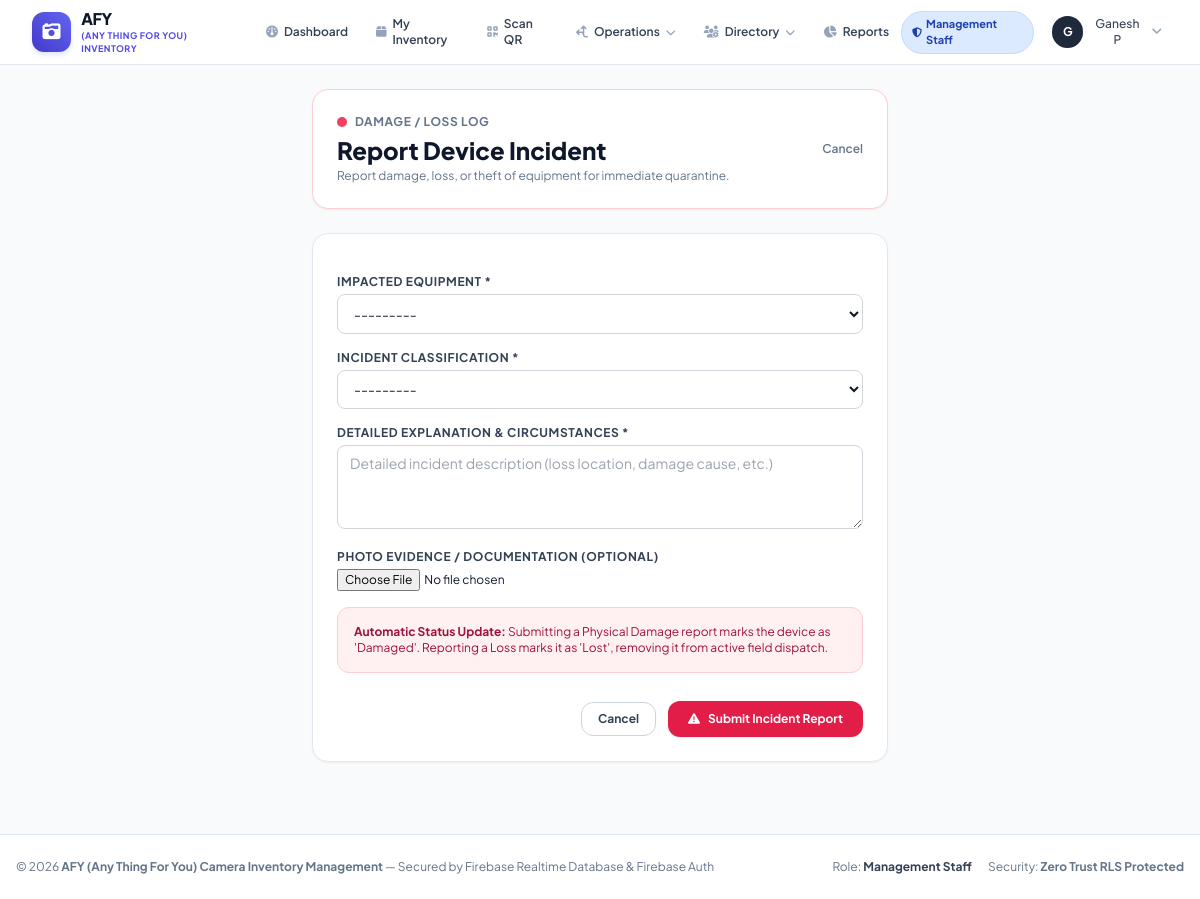
Screenshot of /incidents/report/ (signed in) with the database file from the repository.
### inventory/models.py (models this page shows, shortened)
class User(AbstractUser):
    ROLE_CHOICES = [
        ('ADMIN', 'Admin'),
        ('MANAGEMENT', 'Management Staff'),
        ('POSTMAN', 'Postman / Field Collector'),
    ]
    REQUESTED_ROLE_CHOICES = [
        ('MANAGEMENT', 'Management Staff'),
        ('POSTMAN', 'Postman / Field Collector'),
    ]
    APPROVAL_CHOICES = [
        ('PENDING', 'Pending Approval'),
        ('APPROVED', 'Approved'),
        ('REJECTED', 'Rejected'),
        ('DEACTIVATED', 'Deactivated'),
    ]
    role = models.CharField(max_length=20, choices=ROLE_CHOICES, default='POSTMAN')
    requested_role = models.CharField(max_length=20, choices=REQUESTED_ROLE_CHOICES, default='POSTMAN')
    approval_status = models.CharField(max_length=20, choices=APPROVAL_CHOICES, default='APPROVED', db_index=True)
    is_profile_completed = models.BooleanField(default=True)
    email_verified = models.BooleanField(default=True)
    firebase_uid = models.CharField(max_length=128, blank=True, null=True, unique=True, db_index=True)
    profile_photo = models.ImageField(upload_to='profiles/', blank=True, null=True)
    phone = models.CharField(max_length=20, blank=True, default='', validators=[validate_indian_mobile])
    email = models.EmailField(blank=True, validators=[validate_email_address])
    address = models.TextField(blank=True, default='')
    work_location = models.CharField(max_length=255, blank=True, default='')
    work_latitude = models.DecimalField(max_digits=9, decimal_places=6, null=True, blank=True)
    work_longitude = models.DecimalField(max_digits=9, decimal_places=6, null=True, blank=True)
    approved_at = models.DateTimeField(null=True, blank=True)
    approved_by = models.ForeignKey('self', on_delete=models.SET_NULL, null=True, blank=True, related_name='approved_users')
    custom_fields = models.JSONField(default=dict, blank=True)
    class Meta:
        ordering = ['username']
    @property
    def is_admin(self):
        return self.role == 'ADMIN' or self.is_superuser
    @property
    def is_management(self):
        return self.role == 'MANAGEMENT'
    @property
    def is_approved(self):
        return self.is_admin or self.approval_status == 'APPROVED'
    @property
    def is_pending(self):
        return not self.is_admin and self.approval_status == 'PENDING'
    @property
    def display_name(self):
        name = f"{self.first_name} {self.last_name}".strip()
        return name if name else self.username

### inventory/views.py (the view)
# urls.py: path('incidents/report/', views.incident_report_view, name='incident_report'),
@login_required
def incident_report_view(request, device_id=None):
    device = None
    if device_id:
        device = get_object_or_404(Device, id=device_id)
    if request.method == 'POST':
        form = IncidentReportForm(request.POST, request.FILES)
        if form.is_valid():
            incident = form.save(commit=False)
            incident.reporter = request.user
            incident.save()
            dev = incident.device
            if incident.incident_type == 'DAMAGE':
                dev.current_status = 'DAMAGED'
                dev.save()
            elif incident.incident_type in ['LOSS', 'THEFT']:
                dev.current_status = 'LOST'
                dev.save()
            messages.success(request, f"Incident #{incident.id} recorded successfully.")
            return redirect('incident_list')
    else:
        form = IncidentReportForm(initial={'device': device} if device else {})
    return render(request, 'inventory/incident_report.html', {'form': form, 'device': device})

### inventory/forms.py
class IncidentReportForm(forms.ModelForm):
    class Meta:
        model = Incident
        fields = ['device', 'incident_type', 'notes', 'evidence']
        widgets = {
            'device': forms.Select(attrs={'class': 'form-select'}),
            'incident_type': forms.Select(attrs={'class': 'form-select'}),
            'notes': forms.Textarea(attrs={'class': 'form-textarea', 'rows': 4, 'placeholder': 'Detailed incident description (loss location, damage cause, etc.)'}),
            'evidence': forms.ClearableFileInput(attrs={'class': 'form-file'}),
        }

### inventory/context_processors.py (called while the page is built)
def global_context(request):
    pending_approvals_count = 0
    if hasattr(request, 'user') and request.user.is_authenticated and getattr(request.user, 'is_admin', False):
        try:
            pending_approvals_count = User.objects.filter(is_active=False).count()
        except Exception:
            pass
    return {
        'APP_NAME': getattr(settings, 'APP_NAME', 'AFY (Any Thing For You) Camera Inventory Management'),
        'APP_SHORT_NAME': getattr(settings, 'APP_SHORT_NAME', 'AFY Camera Inventory'),
        'GOOGLE_MAPS_API_KEY': getattr(settings, 'GOOGLE_MAPS_API_KEY', ''),
        'FIREBASE_WEB_CONFIG': getattr(settings, 'FIREBASE_WEB_CONFIG', {}),
        'FIREBASE_PROJECT_ID': getattr(settings, 'FIREBASE_PROJECT_ID', 'afy-camera-inventory'),
        'pending_approvals_count': pending_approvals_count,
    }

### inventory/models.py (called while the page is built)
    def __str__(self):
        return f"{self.asset_id} - {self.brand_and_model} ({self.get_current_status_display()})"

### inventory/templates/inventory/incident_report.html (shortened to what this page needs)
{% extends 'inventory/base.html' %}
{% block content %}
<div class="max-w-xl mx-auto space-y-6">
    <div class="bg-white p-6 rounded-2xl border border-rose-200 shadow-sm flex items-center justify-between">
        <div>
            <div class="flex items-center space-x-2">
                <span class="w-2.5 h-2.5 rounded-full bg-rose-500"></span>
                <span class="text-xs font-bold uppercase tracking-wider text-slate-500">Damage / Loss Log</span>
            </div>
            <h1 class="text-xl sm:text-2xl font-extrabold text-slate-900 mt-1">Report Device Incident</h1>
            <p class="text-xs text-slate-500 mt-0.5">Report damage, loss, or theft of equipment for immediate quarantine.</p>
        </div>
        <a href="{% url 'incident_list' %}" class="text-xs font-semibold text-slate-500 hover:text-slate-800">Cancel</a>
    </div>
    <form method="post" enctype="multipart/form-data" class="bg-white p-6 rounded-2xl border border-slate-200 shadow-sm space-y-4 text-xs">
        <div>
            <label class="block text-xs font-bold text-slate-700 uppercase tracking-wider mb-1">Impacted Equipment *</label>
            {{ form.device }}
        </div>
        <div>
            <label class="block text-xs font-bold text-slate-700 uppercase tracking-wider mb-1">Incident Classification *</label>
            {{ form.incident_type }}
        </div>
        <div>
            <label class="block text-xs font-bold text-slate-700 uppercase tracking-wider mb-1">Detailed Explanation & Circumstances *</label>
            {{ form.notes }}
        </div>
        <div>
            <label class="block text-xs font-bold text-slate-700 uppercase tracking-wider mb-1">Photo Evidence / Documentation (Optional)</label>
            {{ form.evidence }}
        </div>
        <div class="p-4 bg-rose-50 rounded-xl border border-rose-200 text-xs text-rose-800">
            <strong>Automatic Status Update:</strong> Submitting a Physical Damage report marks the device as 'Damaged'. Reporting a Loss marks it as 'Lost', removing it from active field dispatch.
        </div>
        <div class="flex items-center justify-end space-x-3 pt-3">
            <a href="{% url 'incident_list' %}" class="px-4 py-2 rounded-xl border border-slate-300 text-slate-700 font-bold hover:bg-slate-50 transition">
                Cancel
            </a>
            <button type="submit" class="px-5 py-2.5 bg-rose-600 hover:bg-rose-700 text-white rounded-xl font-bold transition flex items-center space-x-2 shadow-sm">
                <i class="fa-solid fa-triangle-exclamation text-xs"></i>
                <span>Submit Incident Report</span>
            </button>
        </div>
    </form>
</div>
{% endblock %}

### inventory/templates/inventory/base.html (shortened to what this page needs)
<!DOCTYPE html>
<html lang="en">
<head>
    <script src="https://cdn.tailwindcss.com"></script>
    <link rel="stylesheet" href="https://cdnjs.cloudflare.com/ajax/libs/font-awesome/6.5.1/css/all.min.css">
</head>
<body class="bg-slate-50 text-slate-900 min-h-screen flex flex-col antialiased pb-20 md:pb-0">
    <nav class="bg-white border-b border-slate-200 sticky top-0 z-40 no-print">
        <div class="max-w-7xl mx-auto px-4 sm:px-6 lg:px-8">
            <div class="flex justify-between h-16">
                <div class="flex items-center space-x-3">
                    <a href="{% url 'dashboard' %}" class="flex items-center space-x-2.5">
                        <div class="w-10 h-10 rounded-xl bg-gradient-to-tr from-indigo-700 to-indigo-500 flex items-center justify-center text-white shadow-md shadow-indigo-100">
                            <i class="fa-solid fa-camera-retro text-lg"></i>
                        </div>
                        <div>
                            <span class="text-base font-extrabold tracking-tight text-slate-900 block leading-tight">AFY</span>
                            <span class="text-[9px] font-bold uppercase tracking-wider text-indigo-600 block">(Any Thing For You) Inventory</span>
                        </div>
                    </a>
                    {% if user.is_authenticated %}
                    <div class="hidden lg:flex items-center space-x-1 ml-6">
                        <a href="{% url 'dashboard' %}" class="px-3 py-2 rounded-lg text-xs font-semibold text-slate-700 hover:text-indigo-600 hover:bg-slate-50 transition flex items-center space-x-1.5">
                            <i class="fa-solid fa-gauge text-slate-400"></i>
                            <span>Dashboard</span>
                        </a>
                        <a href="{% url 'my_inventory' %}" class="px-3 py-2 rounded-lg text-xs font-semibold text-slate-700 hover:text-indigo-600 hover:bg-slate-50 transition flex items-center space-x-1.5">
                            <i class="fa-solid fa-box text-slate-400"></i>
                            <span>My Inventory</span>
                        </a>
                        <a href="{% url 'qr_scanner' %}" class="px-3 py-2 rounded-lg text-xs font-semibold text-slate-700 hover:text-indigo-600 hover:bg-slate-50 transition flex items-center space-x-1.5">
                            <i class="fa-solid fa-qrcode text-slate-400"></i>
                            <span>Scan QR</span>
                        </a>
                        <div class="relative group">
                            <button class="px-3 py-2 rounded-lg text-xs font-semibold text-slate-700 hover:text-indigo-600 hover:bg-slate-50 transition flex items-center space-x-1.5">
                                <i class="fa-solid fa-arrows-split-up-and-left text-slate-400"></i>
                                <span>Operations</span>
                                <i class="fa-solid fa-chevron-down text-[10px] text-slate-400"></i>
                            </button>
                        </div>
                        <div class="relative group">
                            <button class="px-3 py-2 rounded-lg text-xs font-semibold text-slate-700 hover:text-indigo-600 hover:bg-slate-50 transition flex items-center space-x-1.5">
                                <i class="fa-solid fa-users-gear text-slate-400"></i>
                                <span>Directory</span>
                                <i class="fa-solid fa-chevron-down text-[10px] text-slate-400"></i>
                            </button>
                        </div>
                        <a href="{% url 'reports' %}" class="px-3 py-2 rounded-lg text-xs font-semibold text-slate-700 hover:text-indigo-600 hover:bg-slate-50 transition flex items-center space-x-1.5">
                            <i class="fa-solid fa-chart-pie text-slate-400"></i>
                            <span>Reports</span>
                        </a>
                    </div>
                    {% endif %}
                </div>
                <div class="flex items-center space-x-3">
                    {% if user.is_authenticated %}
                    <span class="inline-flex items-center px-2.5 py-1 rounded-full text-[11px] font-bold
                        {% if user.is_admin %}bg-purple-100 text-purple-800 border border-purple-200
                        {% elif user.is_management %}bg-blue-100 text-blue-800 border border-blue-200
                        {% else %}bg-emerald-100 text-emerald-800 border border-emerald-200{% endif %}">
                        <i class="fa-solid {% if user.is_admin %}fa-crown{% elif user.is_management %}fa-shield-halved{% else %}fa-person-walking-luggage{% endif %} mr-1 text-[10px]"></i>
                        {{ user.get_role_display }}
                    </span>
                    <div class="relative group">
                        <button class="flex items-center space-x-2 p-1.5 rounded-lg hover:bg-slate-100 transition">
                            {% if user.profile_photo %}
                            <img src="{{ user.profile_photo.url }}" alt="{{ user.display_name }}" class="w-8 h-8 rounded-full object-cover border border-slate-300">
                            {% else %}
                            <div class="w-8 h-8 rounded-full bg-slate-800 text-white font-bold text-xs flex items-center justify-center">
                                {{ user.username|slice:":1"|upper }}
                            </div>
                            {% endif %}
                            <span class="text-xs font-medium text-slate-700 hidden sm:inline">{{ user.display_name }}</span>
                            <i class="fa-solid fa-angle-down text-slate-400 text-xs"></i>
                        </button>
                    </div>
                    {% else %}
                    <a href="{% url 'login' %}" class="px-4 py-2 bg-indigo-600 text-white rounded-lg text-xs font-bold hover:bg-indigo-700 transition">
                        Sign In
                    </a>
                    {% endif %}
                </div>
            </div>
        </div>
    </nav>
    <main class="flex-grow max-w-7xl mx-auto px-4 sm:px-6 lg:px-8 py-6 w-full">
        {% block content %}{% endblock %}
    </main>
    <footer class="bg-white border-t border-slate-200 py-6 mt-12 no-print">
        <div class="max-w-7xl mx-auto px-4 text-center text-xs text-slate-500 flex flex-col sm:flex-row justify-between items-center gap-2">
            <span>&copy; 2026 <strong>{{ APP_NAME }}</strong> &mdash; Secured by Firebase Realtime Database & Firebase Auth</span>
            <div class="flex items-center space-x-4">
                <span>Role: <strong class="text-slate-700">{{ user.get_role_display|default:'Guest' }}</strong></span>
                <span>Security: <strong>Zero Trust RLS Protected</strong></span>
            </div>
        </div>
    </footer>
</body>
</html>

### inventory/templates/inventory/base.html (style rules this page uses)
body { font-family: 'Plus Jakarta Sans', sans-serif; -webkit-tap-highlight-color: transparent; }
.form-input, .form-select, .form-textarea { width: 100%; border-radius: 0.5rem; border: 1px solid #d1d5db; padding: 0.55rem 0.75rem; font-size: 0.875rem; outline: none; transition: all 0.15s ease-in-out; background-color: #ffffff; }

### rows the page displays
User: role "Management Staff", username "G", display_name "Ganesh P"

### other values shown
{{ APP_NAME }} "AFY (Any Thing For You) Camera Inventory Management"
